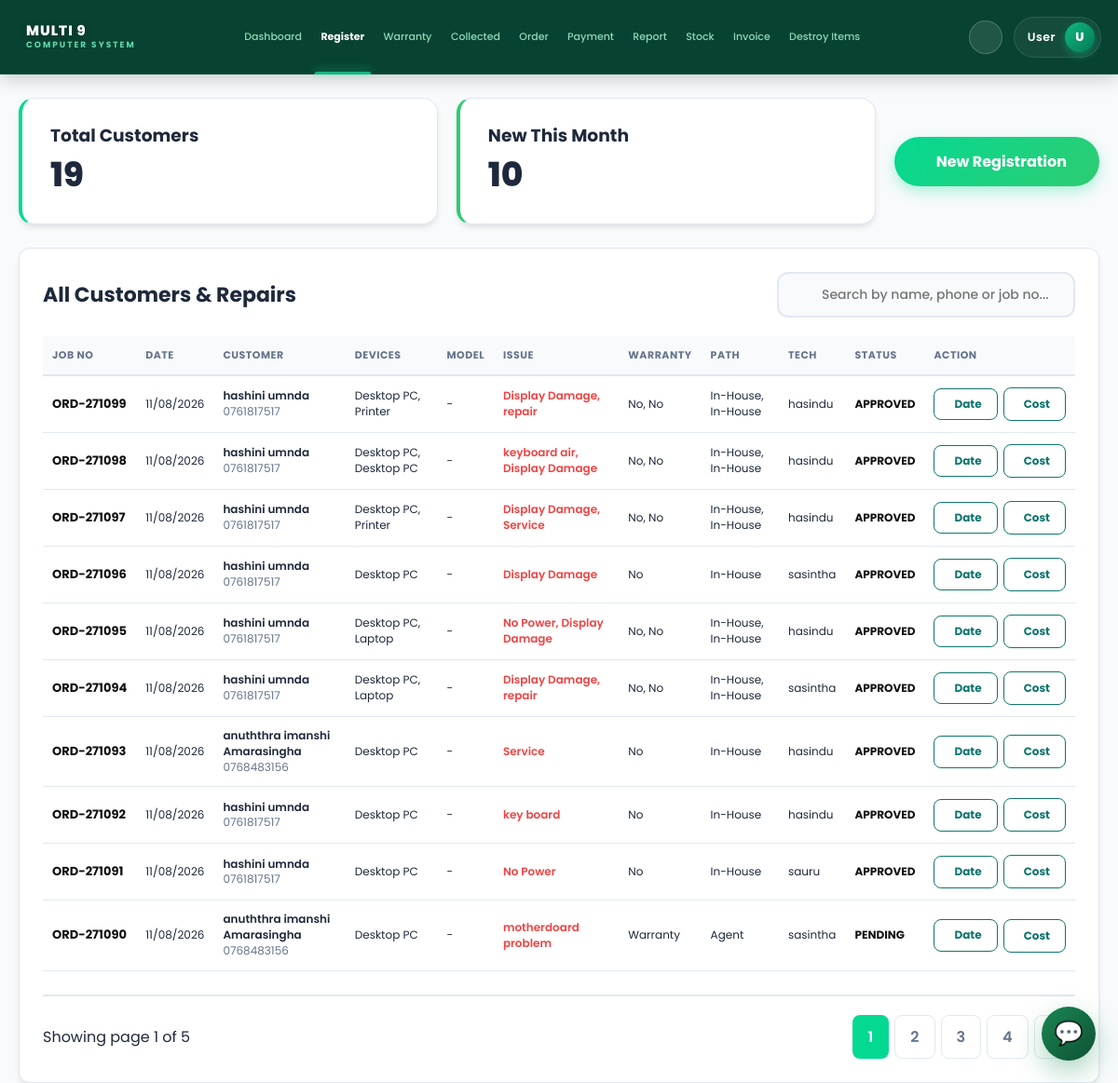
The app's page /add_customer.php with its own data.
### tables this page shows
CREATE TABLE `job` (
  `job_no` varchar(20) NOT NULL,
  `phone_number` varchar(15) DEFAULT NULL,
  `job_date` date NOT NULL,
  `item_category` varchar(100) DEFAULT NULL,
  `brand` varchar(50) DEFAULT NULL,
  `problem_type` varchar(100) DEFAULT NULL,
  `problem_severity` varchar(50) DEFAULT NULL,
  `technician_experience_years` int(11) DEFAULT NULL,
  `workshop_workload` varchar(50) DEFAULT NULL,
  `actual_repair_time_days` int(11) DEFAULT NULL,
  `technician_id` int(11) DEFAULT NULL
);

CREATE TABLE `customer` (
  `phone_number` varchar(15) NOT NULL,
  `customer_name` varchar(100) NOT NULL,
  `address` text DEFAULT NULL,
  `email` varchar(100) DEFAULT NULL
);

CREATE TABLE `technicians` (
  `technician_id` int(11) NOT NULL,
  `name` varchar(100) NOT NULL
);

### add_customer.php (the view, shortened to what this page needs)
<?php
include 'db_config.php';
include 'navbar.php';
$page = isset($_GET['page']) ? (int)$_GET['page'] : 1;
$records_per_page = 10;
$offset = ($page - 1) * $records_per_page;
$search = isset($_GET['search']) ? mysqli_real_escape_string($conn, $_GET['search']) : '';
$total_query = "SELECT COUNT(*) as total FROM customer";
$total_result = mysqli_query($conn, $total_query);
$total_customers = mysqli_fetch_assoc($total_result)['total'];
$month_query = "SELECT COUNT(*) as monthly FROM job
                WHERE MONTH(job_date) = MONTH(CURDATE())
                AND YEAR(job_date) = YEAR(CURDATE())";
$month_result = mysqli_query($conn, $month_query);
$monthly_customers = mysqli_fetch_assoc($month_result)['monthly'];
$where_clause = '';
$customers_query = "
SELECT
    customer.phone_number,
    customer.customer_name,
    customer.email,
    customer.address,
    job.job_no,
    job.job_date,
    job_device.job_status,
    technicians.name as tech_name,
    GROUP_CONCAT(job_device.device_name SEPARATOR ', ') as all_devices,
    GROUP_CONCAT(job_device.issue_name SEPARATOR ', ') as all_issues,
    GROUP_CONCAT(job_device.model SEPARATOR ', ') as all_models,
    GROUP_CONCAT(job_device.warranty_status SEPARATOR ', ') as all_warranties,
    GROUP_CONCAT(
        CASE
            WHEN LOWER(TRIM(job_device.warranty_status)) = 'warranty'
                THEN 'Agent'
            ELSE 'In-House'
        END
        SEPARATOR ', '
    ) as all_paths
FROM customer
INNER JOIN job ON customer.phone_number = job.phone_number
LEFT JOIN job_device ON job.job_no = job_device.job_no
LEFT JOIN technicians ON job.technician_id = technicians.technician_id
$where_clause
GROUP BY job.job_no
ORDER BY job.job_no DESC
LIMIT $records_per_page OFFSET $offset
";
$customers_result = mysqli_query($conn, $customers_query);
$total_pages_query = "
    SELECT COUNT(DISTINCT job.job_no) as total
    FROM job
    INNER JOIN customer ON job.phone_number = customer.phone_number
    $where_clause
";
$total_pages_result = mysqli_query($conn, $total_pages_query);
$total_records = mysqli_fetch_assoc($total_pages_result)['total'];
$total_pages = ceil($total_records / $records_per_page);
?>
<!DOCTYPE html>
<html lang="en">
<head>
</head>
<body id="pageBody">
<div class="container">
    <div class="stats-header">
        <div class="stats-container">
            <div class="stat-card">
                <div class="stat-info">
                    <h3>Total Customers</h3>
                    <div class="number"><?= $total_customers ?></div>
                </div>
            </div>
            <div class="stat-card pink">
                <div class="stat-info">
                    <h3>New This Month</h3>
                    <div class="number"><?= $monthly_customers ?></div>
                </div>
            </div>
        </div>
        <a href="register.php" class="add-btn"><i class="ph ph-plus-circle"></i> New Registration</a>
    </div>
    <div class="table-section">
        <div class="table-controls">
            <h2>All Customers & Repairs</h2>
            <div class="right-controls">
                <form method="GET" action="" class="search-box">
                    <input type="text" name="search" placeholder="Search by name, phone or job no..." value="<?= htmlspecialchars($search) ?>">
                </form>
            </div>
        </div>
        <div style="overflow-x: auto; width: 100%;">
        <table class="customer-table" style="width: 100%;">
            <thead>
                <tr>
                    <th>Job No</th>
                    <th>Date</th>
                    <th>Customer</th>
                    <th>Devices</th>
                    <th>Model</th>
                    <th>Issue</th>
                    <th>Warranty</th>
                    <th>Path</th>
                    <th>Tech</th>
                    <th>Status</th>
                    <th>Action</th>
                </tr>
            </thead>
            <tbody>
                <?php if(mysqli_num_rows($customers_result) > 0): ?>
                    <?php while($row = mysqli_fetch_assoc($customers_result)): ?>
                        <?php
                            $status = $row['job_status'] ?? 'Pending';
                        ?>
                        <tr onclick="window.location.href='customer_details.php?phone=<?= urlencode($row['phone_number']) ?>'" style="cursor:pointer;">
                            <td><span class="job-badge"><?= htmlspecialchars($row['job_no']) ?></span></td>
                            <td><?= $row['job_date'] ? date('d/m/Y', strtotime($row['job_date'])) : '-' ?></td>
                            <td style="font-weight: 600;">
                                <?= htmlspecialchars($row['customer_name']) ?><br>
                                <span style="font-size:12px; color:var(--text-muted); font-weight:normal;"><?= htmlspecialchars($row['phone_number']) ?></span>
                            </td>
                            <td><?= htmlspecialchars($row['all_devices'] ?? '-') ?></td>
                            <td><?= htmlspecialchars($row['all_models'] ?? '-') ?></td>
                            <td><span style="color:#ef4444; font-weight:600;"><?= htmlspecialchars($row['all_issues'] ?? '-') ?></span></td>
                            <td><?= htmlspecialchars($row['all_warranties'] ?? '-') ?></td>
                            <td><?= htmlspecialchars($row['all_paths'] ?? '-') ?></td>
                            <td><?= htmlspecialchars($row['tech_name'] ?? 'Unassigned') ?></td>
                            <td><span class="status-badge"><?= htmlspecialchars($status) ?></span></td>
                            <td onclick="event.stopPropagation();">
                                <?php if($row['job_no']): ?>
                                    <div style="display: flex; gap: 6px; align-items: center; justify-content:center;">
                                        <a href="duration.php?job_no=<?= rawurlencode((string) $row['job_no']) ?>" class="predict-btn" title="Predict Completion Date"><i class="ph ph-clock"></i> Date</a>
                                        <button type="button" onclick="openPredictionModal('<?= htmlspecialchars($row['job_no']) ?>', 'cost')" class="cost-btn" style="cursor:pointer;" title="Predict Cost & Parts"><i class="ph ph-currency-dollar"></i> Cost</button>
                                    </div>
                                <?php endif; ?>
                            </td>
                        </tr>
                    <?php endwhile; ?>
                <?php else: ?>
                    <tr><td colspan="11" style="text-align:center;">No records found</td></tr>
                <?php endif; ?>
            </tbody>
        </table>
        </div>
        <div class="pagination-container">
            <div class="showing-text">Showing page <?= $page ?> of <?= $total_pages ?></div>
            <div class="pagination">
                <?php for($i=1; $i<=$total_pages; $i++): ?>
                    <a href="?page=<?= $i ?>&search=<?= urlencode($search) ?>" class="<?= ($i==$page)?'active':'' ?>"><?= $i ?></a>
                <?php endfor; ?>
            </div>
        </div>
    </div>
</div>
<?php include_once __DIR__ . '/chatbot.php'; ?>
</body>
</html>

### CSS/global.css (style rules this page uses)
:root { --primary-green: #0f766e; --primary-green-dark: #0f4f46; --primary-green-light: #ccfbf1; --accent-green: #04d992; --dark-surface: #0f172a; --dark-bg: #020617; --light-bg: #f8fafc; --light-surface: #ffffff; --text-dark: #1e293b; --text-muted: #64748b; --border-light: #e2e8f0; --nav-height: 80px; --card-shadow: 0 10px 25px -5px rgba(0, 0, 0, 0.05), 0 8px 10px -6px rgba(0, 0, 0, 0.01); --border-radius: 16px; --transition: all 0.3s ease-in-out; }
* { margin: 0; padding: 0; box-sizing: border-box; font-family: 'Poppins', sans-serif; }
html, body { height: auto; min-height: 100vh; overflow-x: hidden; }
body { background: var(--light-bg); color: var(--text-dark); padding-top: var(--nav-height); transition: var(--transition); }
h1, h2, h3, h4, h5, h6 { color: var(--text-dark); }

### navbar.php (style rules this page uses)
:root { --nav-bg: #043f2e; --nav-accent: #10b981; }
.right-controls { display: flex; align-items: center; gap: 10px; flex-shrink: 0; }

### chatbot.php (style rules this page uses)
:root { --m9-blue:#198754;--m9-dark:#0f5132;--m9-bg:#f2fbf6;--m9-text:#173528;--m9-border:#d7eadf }

### records on screen
job: job_no "ORD-271099", job_date "11/08/2026", phone_number.customer_name "hashini umnda", phone_number.phone_number "0761817517", all_devices "Desktop PC, Printer", all_models "-", all_issues "Display Damage, repair", all_warranties "No, No", all_paths "In-House, In-House", technician.name "hasindu", status "APPROVED"
job: job_no "ORD-271098", job_date "11/08/2026", phone_number.customer_name "hashini umnda", phone_number.phone_number "0761817517", all_devices "Desktop PC, Desktop PC", all_models "-", all_issues "keyboard air, Display Damage", all_warranties "No, No", all_paths "In-House, In-House", technician.name "hasindu", status "APPROVED"
job: job_no "ORD-271097", job_date "11/08/2026", phone_number.customer_name "hashini umnda", phone_number.phone_number "0761817517", all_devices "Desktop PC, Printer", all_models "-", all_issues "Display Damage, Service", all_warranties "No, No", all_paths "In-House, In-House", technician.name "hasindu", status "APPROVED"
job: job_no "ORD-271096", job_date "11/08/2026", phone_number.customer_name "hashini umnda", phone_number.phone_number "0761817517", all_devices "Desktop PC", all_models "-", all_issues "Display Damage", all_warranties "No", all_paths "In-House", technician.name "sasintha", status "APPROVED"
job: job_no "ORD-271095", job_date "11/08/2026", phone_number.customer_name "hashini umnda", phone_number.phone_number "0761817517", all_devices "Desktop PC, Laptop", all_models "-", all_issues "No Power, Display Damage", all_warranties "No, No", all_paths "In-House, In-House", technician.name "hasindu", status "APPROVED"
job: job_no "ORD-271094", job_date "11/08/2026", phone_number.customer_name "hashini umnda", phone_number.phone_number "0761817517", all_devices "Desktop PC, Laptop", all_models "-", all_issues "Display Damage, repair", all_warranties "No, No", all_paths "In-House, In-House", technician.name "sasintha", status "APPROVED"
job: job_no "ORD-271093", job_date "11/08/2026", phone_number.customer_name "anuththra imanshi Amarasingha", phone_number.phone_number "0768483156", all_devices "Desktop PC", all_models "-", all_issues "Service", all_warranties "No", all_paths "In-House", technician.name "hasindu", status "APPROVED"
job: job_no "ORD-271092", job_date "11/08/2026", phone_number.customer_name "hashini umnda", phone_number.phone_number "0761817517", all_devices "Desktop PC", all_models "-", all_issues "key board", all_warranties "No", all_paths "In-House", technician.name "hasindu", status "APPROVED"
job: job_no "ORD-271091", job_date "11/08/2026", phone_number.customer_name "hashini umnda", phone_number.phone_number "0761817517", all_devices "Desktop PC", all_models "-", all_issues "No Power", all_warranties "No", all_paths "In-House", technician.name "sauru", status "APPROVED"
job: job_no "ORD-271090", job_date "11/08/2026", phone_number.customer_name "anuththra imanshi Amarasingha", phone_number.phone_number "0768483156", all_devices "Desktop PC", all_models "-", all_issues "motherdoard problem", all_warranties "Warranty", all_paths "Agent", technician.name "sasintha", status "PENDING"

### other values on screen
$user_name "User"
$user_initial "U"
$total_customers "19"
$monthly_customers "10"
$page "1"
$total_pages "5"
